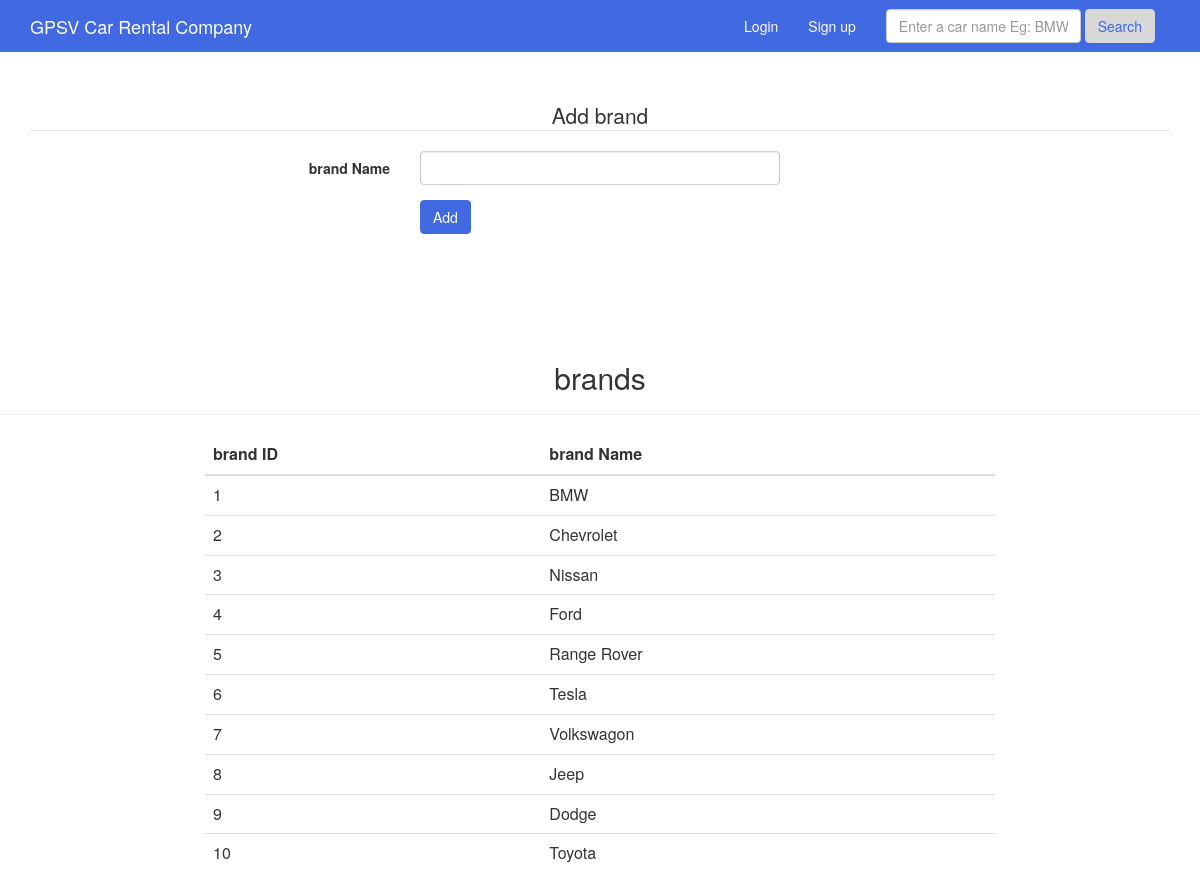
The page /brand on the database its author committed.
### tables this page shows
CREATE TABLE brand(
    brand_id integer primary key autoincrement,
    brand_name varchar
);

### main.py (the view)
@app.route('/brand')
def brand():
    cur = g.db.execute('select * from brand')
    rows = [dict(brand_id=row[0], brand_name=row[1]) for row in cur.fetchall()]
    return render_template('brand.html', rows=rows)

### main.py (called while the page is built)
@app.before_request
def before_request():
    g.db = connect_db()

@app.teardown_request
def teardown_request(exception):
    db = getattr(g, 'db', None)
    if db is not None:
        db.close()

def connect_db():
    return sqlite3.connect(app.config['DATABASE'])

### templates/brand.html (shortened to what this page needs)
{% extends "layout.html" %} {% block body %}
<div class="jumbotron">
    <div class="container">
        <form class="form-horizontal" action="{{ url_for('add_brand') }}" method="post">
            <fieldset>
                <legend>Add brand</legend>
                <div class="form-group">
                    <label class="col-md-4 control-label" for="brand_name">brand Name</label>
                    <div class="col-md-4">
                        <input id="brand_name" name="brand_name" type="text" class="form-control input-md">
                    </div>
                </div>
                <div class="form-group">
                    <label class="col-md-4 control-label" for="add"></label>
                    <div class="col-md-4">
                        <button id="add" name="add" class="btn btn-primary">Add</button>
                    </div>
                </div>
            </fieldset>
        </form>
    </div>
</div>
<div class="row column text-center">
    <h2>brands</h2>
    <hr>
</div>
<div class="row">
    <div class="col-md-2"></div>
    <div class="col-md-8">
        <table class="table">
            <thead>
                <tr>
                    <th>
                        brand ID
                    </th>
                    <th>
                        brand Name
                    </th>
                </tr>
            </thead>
            <tbody>
                {% for row in rows %}
                <tr>
                    <td>
                        {{ row['brand_id'] }}
                    </td>
                    <td>
                        {{ row['brand_name'] }}
                    </td>
                </tr>
                {% endfor %}
            </tbody>
        </table>
    </div>
    <div class="col-md-2"></div>
</div>
{% endblock %}

### templates/layout.html (shortened to what this page needs)
<html lang="en">
<head>
    <link rel="stylesheet" type=text/css href="{{ url_for('static', filename='css/bootstrap.min.css') }}" />
    <link rel="stylesheet" type=text/css href="{{ url_for('static', filename='css/custom.css') }}" />
</head>
<body>
    <nav class="navbar navbar-default">
        <div class="container">
            <div class="navbar-header">
                <a class="navbar-brand" href="{{ url_for('index') }}">GPSV Car Rental Company</a>
            </div>
            <div id="navbar" class="navbar-collapse collapse">
                <form class="navbar-form navbar-right" action="{{ url_for('search_results') }}" method="post">
                    <div class="form-group">
                        <input id="search_term" name="search_term" type="text" placeholder="Enter a car name Eg: BMW" class="form-control">
                    </div>
                    <button type="submit" class="btn btn-success">Search</button>
                </form>
                <ul class="nav navbar-nav navbar-right">
                    {% if session.dealer_logged_in %}
                    <li><a href=" {{ url_for('dealer_lend') }}">Place Order</a></li>
                    <li><a href=" {{ url_for('vehicle') }}">Vehicles</a></li>
                    <li><a href=" {{ url_for('dealer_home') }}">Dealer Profile</a></li>
                    <li><a href="{{ url_for('signout') }}">Sign out ({{ session['dealer_id'] }})</a></li>
                    {% elif session.user_logged_in %}
                    <li><a href=" {{ url_for('inventory') }}">Inventory</a></li>
                    <li><a href=" {{ url_for('user_home') }}">User Profile</a></li>
                    <li><a href="{{ url_for('signout') }}">Sign out ({{ session['user_id'] }} -> {{ session['dealer_id'] }})</a></li>
                    {% else %}
                    <li><a href="{{ url_for('login') }}">Login</a></li>
                    <li><a href="{{ url_for('signup') }}">Sign up</a></li>
                    {% endif %}
                </ul>
            </div>
        </div>
    </nav>
    {% block body %}{% endblock %}
</body>
</html>

### static/css/custom.css (style rules this page uses)
.navbar { margin-bottom: 0px; border-radius: 0px !important; }
.navbar-default { background-color: royalblue; border-color: royalblue; }
.navbar-default .navbar-nav>li>a { color: #FFF; }
.navbar-default .navbar-brand { color: #FFF; }
.btn-success { color: royalblue; background-color: #D8D8D8; border-color: #D8D8D8; }
.btn-primary { color: #fff; background-color: royalblue; border-color: royalblue; }
html { height: 100%; }
body { height: 100%; }
.jumbotron { background-color: #FFF; }
legend { text-align: center; }

### rows shown on the page
brand: brand_id "1", brand_name "BMW"
brand: brand_id "2", brand_name "Chevrolet"
brand: brand_id "3", brand_name "Nissan"
brand: brand_id "4", brand_name "Ford"
brand: brand_id "5", brand_name "Range Rover"
brand: brand_id "6", brand_name "Tesla"
brand: brand_id "7", brand_name "Volkswagon"
brand: brand_id "8", brand_name "Jeep"
brand: brand_id "9", brand_name "Dodge"
brand: brand_id "10", brand_name "Toyota"
